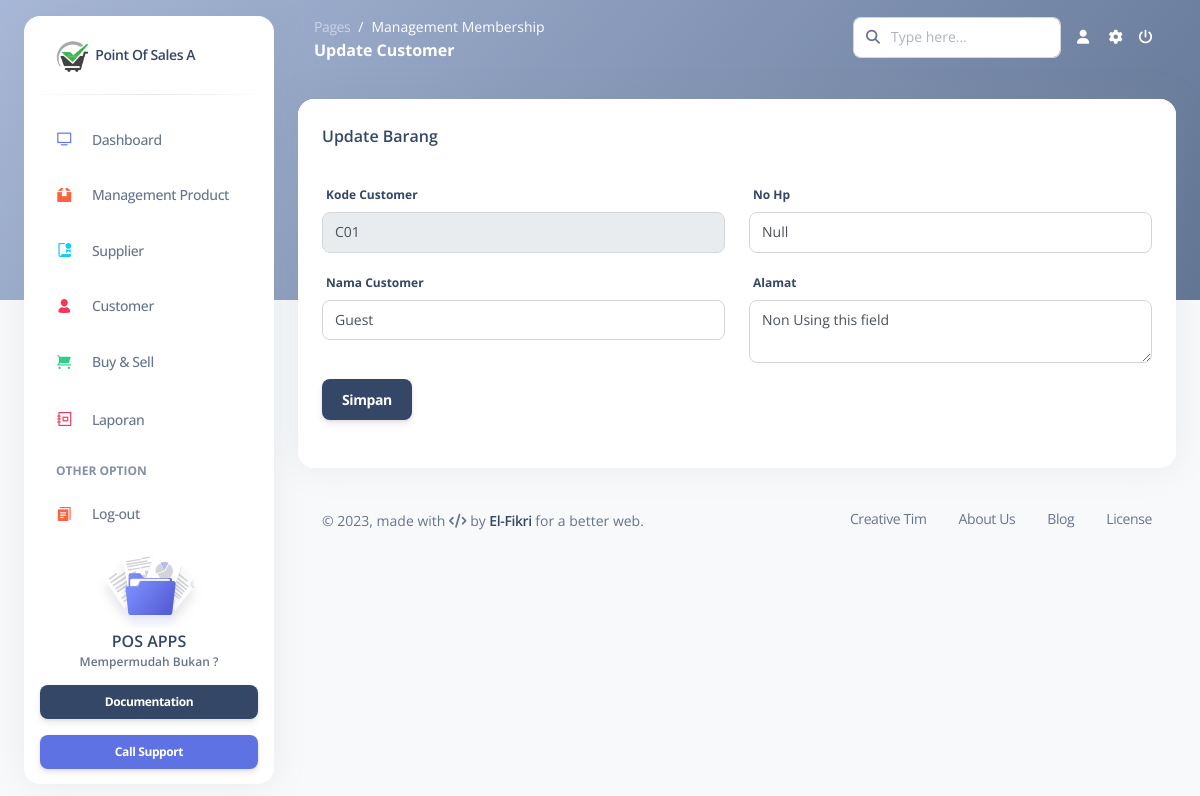
Page /system/editcust.php?id_cust=C01 on the committed database.
### tables this page shows
CREATE TABLE `customer` (
  `id_customer` int(11) NOT NULL,
  `kd_customer` varchar(25) NOT NULL,
  `nama` varchar(50) NOT NULL,
  `alamat` text NOT NULL,
  `nohp` char(12) NOT NULL
);

### system/Editcust.php (the view, shortened to what this page needs)
<!DOCTYPE html>
<?php
include("../system/koneksi.php")
?>
<html lang="en">
<head>
  <?php include("../pages/header.php"); ?>
</head>
<body class="g-sidenav-show   bg-gray-100">
  <?php include("../pages/sidebar.php"); ?>
  <main class="main-content position-relative border-radius-lg ">
    <nav class="navbar navbar-main navbar-expand-lg px-0 mx-4 shadow-none border-radius-xl " id="navbarBlur" data-scroll="false">
      <div class="container-fluid py-1 px-3">
        <nav aria-label="breadcrumb">
          <ol class="breadcrumb bg-transparent mb-0 pb-0 pt-1 px-0 me-sm-6 me-5">
            <li class="breadcrumb-item text-sm"><a class="opacity-5 text-white" href="javascript:;">Pages</a></li>
            <li class="breadcrumb-item text-sm text-white active" aria-current="page">Management Membership</li>
          </ol>
          <h6 class="font-weight-bolder text-white mb-0">Update Customer</h6>
        </nav>
        <?php include("../pages/navbar.php"); ?>
      </div>
    </nav>
    <?php
    $kd_cust=$_GET['id_cust'];
    $result= mysqli_query($mysqli, "SELECT * from customer where kd_customer='$kd_cust'");
    while($ro = mysqli_fetch_array($result))
    {
      $kd_cust = $ro['kd_customer'];
      $nama = $ro['nama'];
      $alamat = $ro['alamat'];
      $nohp = $ro['nohp'];
    }
    ?>
    <div class="container-fluid py-4">
      <div class="row">
        <div class="col-12">
          <div class="card mb-4">
            <div class="card-header pb-0 d-flex justify-content-between">
              <h6>Update Barang</h6>
            </div>
            <div class="card-body px-0 pt-0 pb-2">
              <div class="card-body">
                  <div class="row">
                    <div class="col-md-6">
                    <form action="proseseditcust.php" method="post" enctype="multipart/form-data">
                      <div class="form-group">
                        <label for="id_barang">Kode Customer</label>
                        <input type="text"  class="form-control" readonly id="kd_cust" name="kd_cust" value="<?php echo "$kd_cust"; ?>">
                      </div>
                      <div class="form-group">
                        <label for="supplier">Nama Customer</label>
                        <input type="text"  class="form-control" id="nm" name="nm" value="<?php echo "$nama"; ?>">
                      </div>
                    </div>
                    <div class="col-md-6">
                      <div class="form-group">
                        <label for="kode_SKU">No Hp</label>
                        <input type="text"  class="form-control" id="nohp" name="nohp" value="<?php echo "$nohp"; ?>">
                      </div>
                      <div class="form-group">
                        <label for="deskripsi">Alamat</label>
                        <textarea class="form-control" id="alm" name="alm"><?php echo "$alamat"; ?></textarea>
                      </div>
                    </div>
                  </div>
                  <button type="submit" name="btn" values="Upload" class="btn btn-dark">Simpan</button>
              </div>
            </div>
          </div>
        </div>
      </div>
      <footer class="footer pt-3  ">
          <?php include("../pages/footer.php"); ?>
      </footer>
    </div>
  </main>
</body>
</html>

### rows in the picture
customer: kd_cust "C01", nm "Guest", nohp "Null", alm "Non Using this field"
